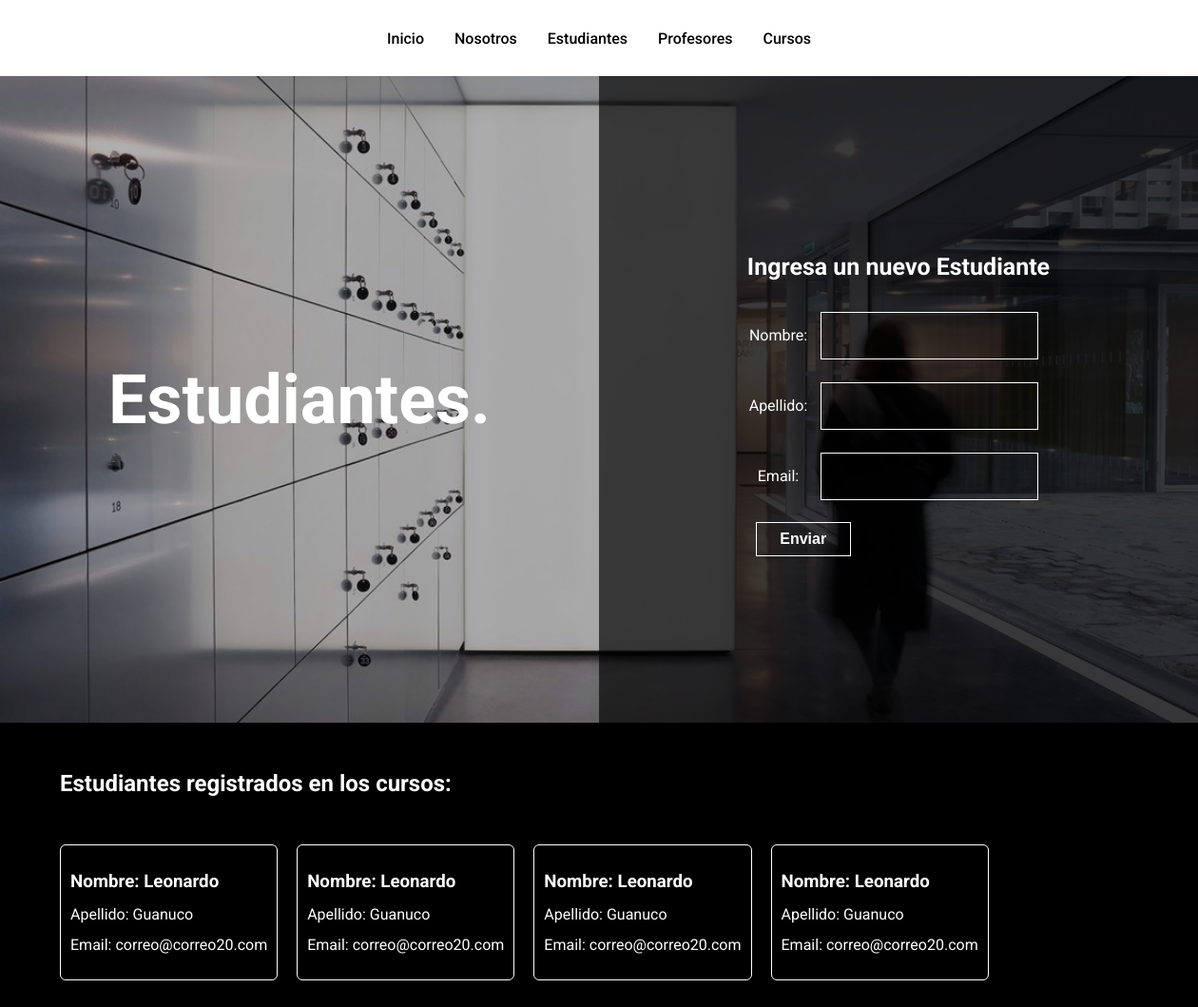
The app's page /coder/estudiantes/, older data.
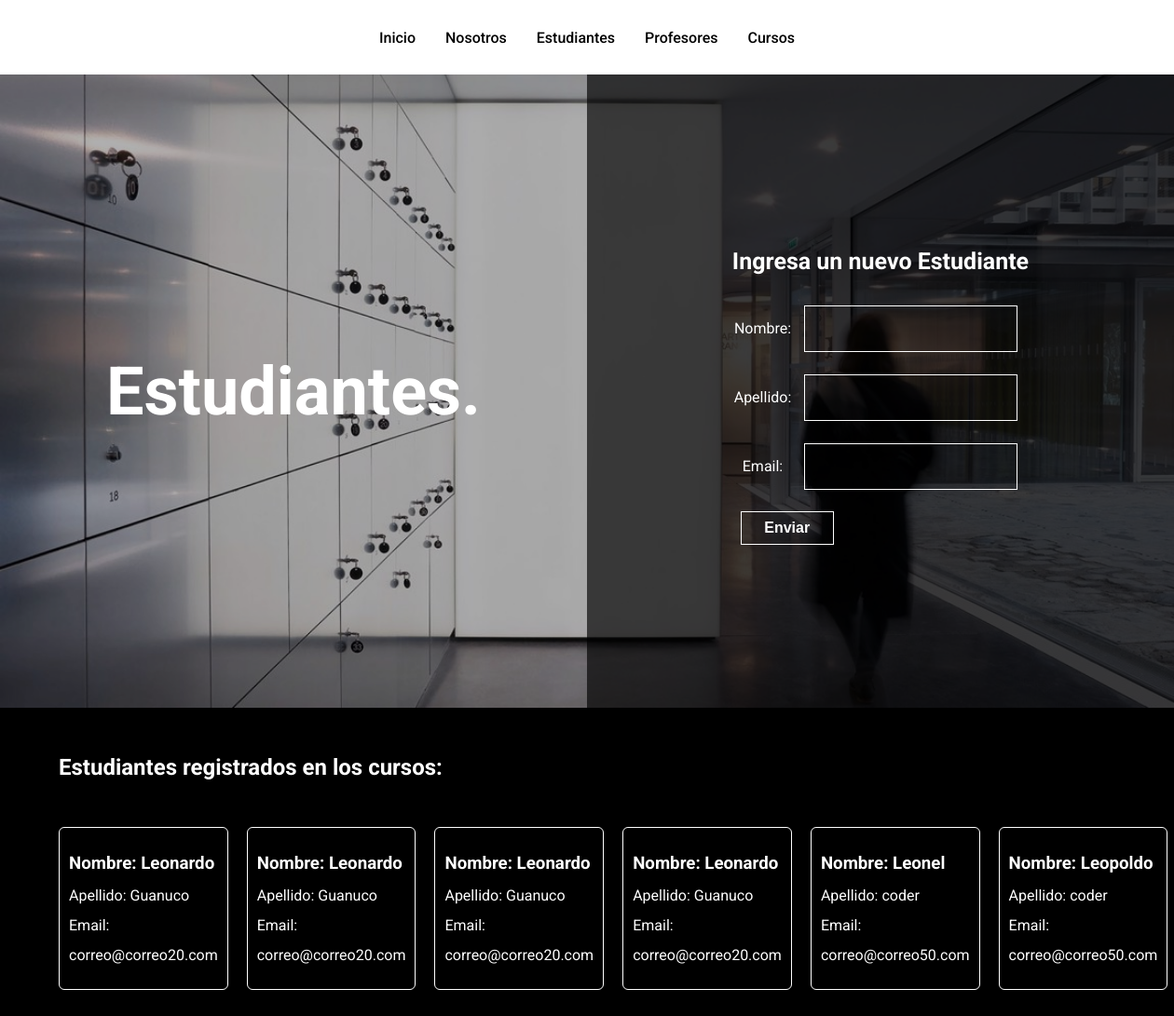
The same page, newer data.
### AppCoder/models.py (models this page shows)
class Estudiante(models.Model):
    nombre = models.CharField(max_length=30)
    apellido = models.CharField(max_length=30)
    email = models.EmailField()

### AppCoder/views.py (the view)
# urls.py: path("estudiantes/", views.estudiantesForm, name="estudiantes"),
def estudiantesForm( request ):
    if( request.method == "POST"):
        formEstudiante = forms.EstudianteForm(request.POST);
        if formEstudiante.is_valid():
            informacion = formEstudiante.cleaned_data
            estudiante = models.Estudiante(nombre = informacion["nombre"], apellido = informacion["apellido"], email = informacion["email"])
            estudiante.save()
            return redirect("estudiantes");
    else:
        formEstudiante = forms.EstudianteForm()
        estudiantes = models.Estudiante.objects.all()
        return render(request, "AppCoder/estudiantes.html", {"formEstudiante": formEstudiante, "estudiantes": estudiantes });

### AppCoder/forms.py
class EstudianteForm(forms.Form):
    nombre = forms.CharField(max_length=30)
    apellido = forms.CharField(max_length=30)
    email = forms.EmailField()

### AppCoder/templates/AppCoder/estudiantes.html (shortened to what this page needs)
{% extends "AppCoder/padre.html" %}
{% load static %}
{% block title %}estudiantes{% endblock %}
{% block formulario %}
    <h3>Ingresa un nuevo Estudiante</h3>
    <form action="{% url 'estudiantes' %}" method="POST">{% csrf_token %}
        <table>
            {{formEstudiante.as_table}}
        </table>
        <input type="submit" value="Enviar">
    </form>
{% endblock %}
{% block array %}
    <h2>Estudiantes registrados en los cursos:</h2>
    <div class="section">
        {% for estudiante in estudiantes %}
            <div class="section__card">
                <h3>Nombre: {{estudiante.nombre}}</h3>
                <p>Apellido: {{ estudiante.apellido }}</p>
                <p>Email: {{ estudiante.email }}</p>
            </div>
        {% endfor %}
    </div>
{% endblock %}

### AppCoder/templates/AppCoder/padre.html (shortened to what this page needs)
<!DOCTYPE html>
<html lang="en">
<head>
    {% load static %}
    <link rel="stylesheet" href="{% static 'AppCoder/css/estilos.css' %}">
</head>
<body>
    <header class="header">
        <nav class="container">
            <div class="navegacion">
                <a class="navegacion__enlace" href="{% url 'inicio' %}">Inicio</a>
                <a class="navegacion__enlace" href="{% url 'nosotros' %}">Nosotros</a>
                <a class="navegacion__enlace" href="{% url 'estudiantes' %}">Estudiantes</a>
                <a class="navegacion__enlace" href="{% url 'profesores' %}">Profesores</a>
                <a class="navegacion__enlace" href="{% url 'cursos' %}">Cursos</a>
            </div>
        </nav>
    </header>
    <main>
        <div class="portada">
            <img src="{% static 'AppCoder/assets/header.jpg' %}"/>
            <div class="page">
                <div class="page__title">
                    <h1>{% block title %}{% endblock %}.</h1>
                </div>
                <div class="page__form">
                    {% block formulario %}
                    {% endblock %}
                </div>
            </div>
        </div>
        <section class="container">
            {% block array %}
            {% endblock %}
        </section>
    </main>
</body>
</html>

### AppCoder/static/AppCoder/css/estilos.css (style rules this page uses)
:root { --blanco: #fff; --negro: #000; --font: "Roboto", sans-serif; }
*, *::after,*::before { margin:0; box-sizing: inherit; }
body { font-family: var(--font); }
html { box-sizing: border-box; }
main { background-color: var(--negro); }
.header { width: 100%; background-color: var(--blanco); }
.container { width: min(120rem, 90%); margin: 0 auto; }
.navegacion { width: 100%; height: 80px; display: flex; align-items: center; justify-content: center; }
.navegacion .navegacion__enlace { padding: 2rem 1rem; text-decoration: none; color: var(--negro); text-underline-position: under; font-weight: 500; }
.portada { width: 100%; height: 85vh; max-height: 100rem; position: relative; }
.portada img { width: 100%; height: 100%; object-fit: cover; }
.page { position: absolute; top: 0; left: 0; width: 100%; height: 100%; display: flex; }
.page .page__title { flex: 1; background-color: #00000050; width: 100%; height: 100%; display: flex; align-items: center; justify-content: center; }
.page .page__form { flex: 1; background-color: #000000c4; }
.page .page__title h1 { font-size: 72px; color: var(--blanco); text-transform: capitalize; }
.page .page__form h3 { color: var(--blanco); font-size: 25px; padding: 20px 0; }
.page .page__form { width: 100%; height: 100%; display: flex; flex-direction: column; align-items: center; justify-content: center; }
.page .page__form label { color: var(--blanco); font-weight: 400; }
.page .page__form input { margin: 10px; font-size: 16px; font-weight: 400; background-color: transparent; border: 1px solid var(--blanco); padding: 15px 10px; color: var(--blanco); }
.page .page__form input[type="submit"] { padding: 8px 10px; width: 100px; transition: all .2s ease-in-out; font-weight: 600; }
section h2 { color: var(--blanco); margin-top: 50px; }
.section { display: flex; column-gap: 20px; padding: 50px 0px 100px 0px; }
.section__card { border: 1px solid var(--blanco); border-radius: 6px; color: var(--blanco); padding: 20px 10px; text-align: left; line-height: 2; }

Row changes from the older to the newer data that the page shows:
added Estudiante: nombre "Leonel", apellido "coder", email "correo@correo50.com"
added Estudiante: nombre "Leopoldo", apellido "coder", email "correo@correo50.com"
